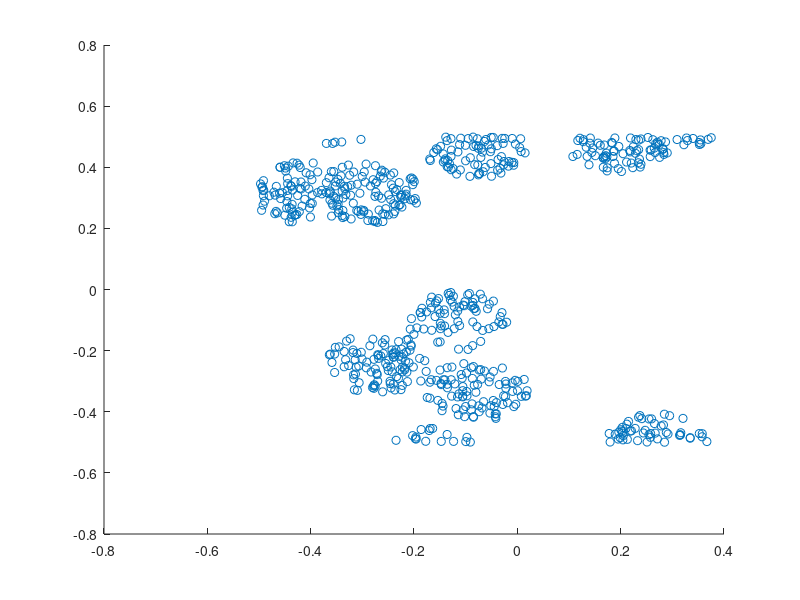

The MATLAB source for this figure:
% Simulate a Matern cluster point process on a rectangle.
% Author: H. Paul Keeler, 2018.
% Website: hpaulkeeler.com
% Repository: github.com/hpaulkeeler/posts
% For more details, see the post:
% hpaulkeeler.com/simulating-a-matern-cluster-point-process/

%Simulation window parameters
xMin=-.5;
xMax=.5;
yMin=-.5;
yMax=.5;

%Parameters for the parent and daughter point processes 
lambdaParent=10;%density of parent Poisson point process
lambdaDaughter=100;%mean number of points in each cluster
radiusCluster=0.1;%radius of cluster disk (for daughter points)

%Extended simulation windows parameters
rExt=radiusCluster; %extension parameter -- use cluster radius
xMinExt=xMin-rExt;
xMaxExt=xMax+rExt;
yMinExt=yMin-rExt;
yMaxExt=yMax+rExt;
%rectangle dimensions
xDeltaExt=xMaxExt-xMinExt;
yDeltaExt=yMaxExt-yMinExt;
areaTotalExt=xDeltaExt*yDeltaExt; %area of extended rectangle

%Simulate Poisson point process for the parents
numbPointsParent=poissrnd(areaTotalExt*lambdaParent,1,1);%Poisson number 
%x and y coordinates of Poisson points for the parent
xxParent=xMinExt+xDeltaExt*rand(numbPointsParent,1);
yyParent=yMinExt+yDeltaExt*rand(numbPointsParent,1);

%Simulate Poisson point process for the daughters (ie final poiint process)
numbPointsDaughter=poissrnd(lambdaDaughter,numbPointsParent,1); 
numbPoints=sum(numbPointsDaughter); %total number of points

%Generate the (relative) locations in polar coordinates by 
%simulating independent variables.
theta=2*pi*rand(numbPoints,1); %angular coordinates 
rho=radiusCluster*sqrt(rand(numbPoints,1)); %radial coordinates 

%Convert from polar to Cartesian coordinates
[xx0,yy0]=pol2cart(theta,rho);

%replicate parent points (ie centres of disks/clusters) 
xx=repelem(xxParent,numbPointsDaughter);
yy=repelem(yyParent,numbPointsDaughter);
%translate points (ie parents points are the centres of cluster disks)
xx=xx(:)+xx0;
yy=yy(:)+yy0;

%thin points if outside the simulation window
booleInside=((xx>=xMin)&(xx<=xMax)&(yy>=yMin)&(yy<=yMax));
%retain points inside simulation window
xx=xx(booleInside); 
yy=yy(booleInside); 

%Plotting
scatter(xx,yy);
shg;